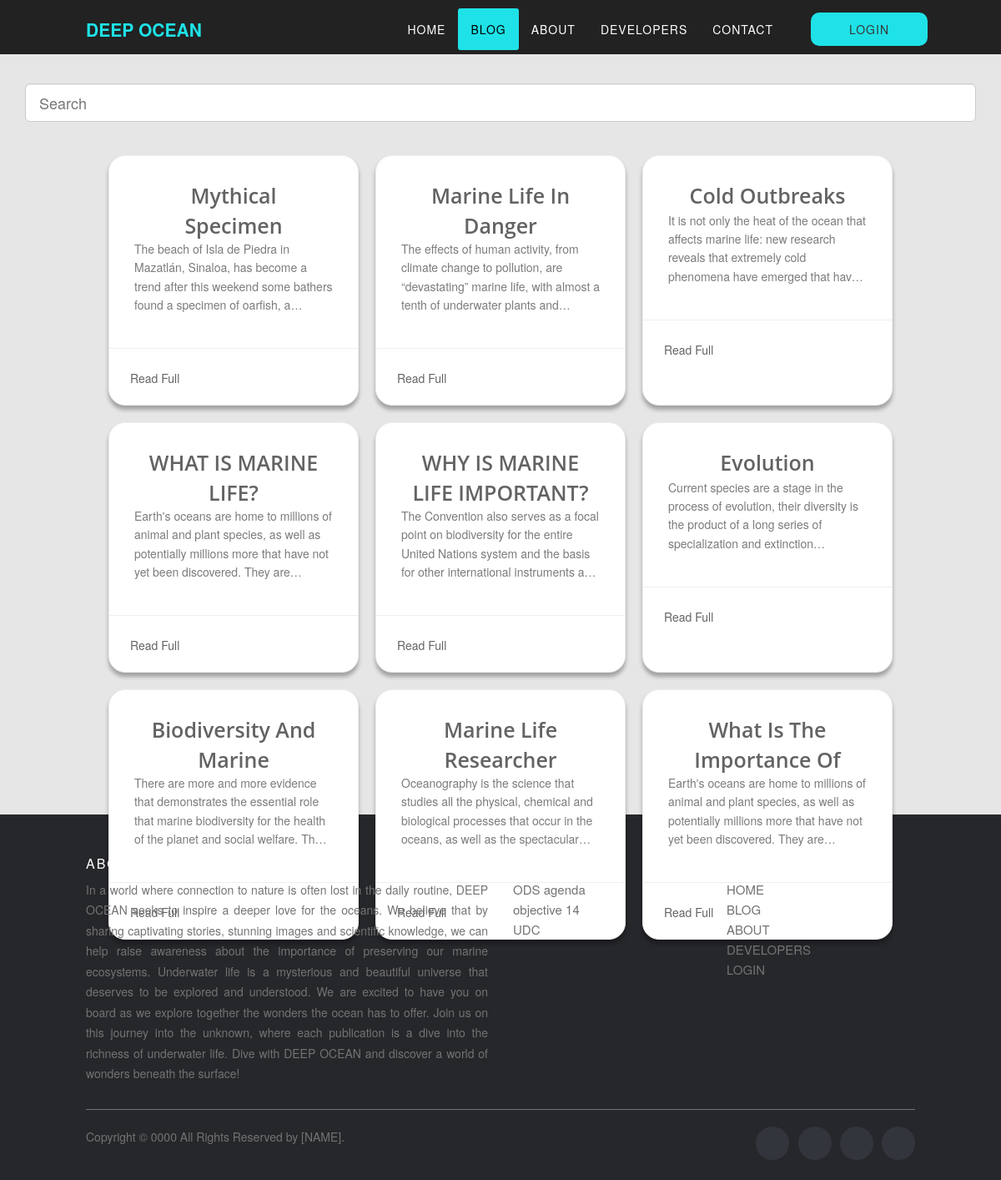
Screenshot of /blog.php with the database file from the repository.
### tables this page shows
CREATE TABLE `texts` (
  `eCodeTexts` int(11) NOT NULL,
  `tContenidoTexts` varchar(1000) NOT NULL,
  `ePosicionTexts` int(11) NOT NULL,
  `epublicacionTexts` int(11) NOT NULL
);

CREATE TABLE `publicaciones` (
  `eCodePublicaciones` int(11) NOT NULL,
  `eUserPublicaciones` int(11) NOT NULL,
  `tTitlePublicaciones` varchar(100) NOT NULL,
  `fCreationPublicaciones` datetime NOT NULL,
  `fUpdatePublicaciones` datetime DEFAULT NULL,
  `eUpdatePublicaciones` int(11) DEFAULT NULL,
  `eCategoriaPublicaciones` int(11) NOT NULL,
  `bStatusPublicaciones` tinyint(1) NOT NULL
);

### db/conexion.php (called while the page is built)
<?php
	class Conexion
	{
        private $host;
        private $db;
        private $user;
        private $password;
        private $charset;
        public function __construct(){
            $this->host     = "localhost";
            $this->db       = "pag_pi";
            $this->user     = "root";
            $this->password = "";
            $this->charset  = "utf8mb4";
        }
        function connect(){
            try{
                $connection = "mysql:host=" . $this->host . ";dbname=". $this->db . ";charset=" . $this->charset;
                $options = [
                    PDO::ATTR_ERRMODE           => PDO::ERRMODE_EXCEPTION,
                    PDO::ATTR_EMULATE_PREPARES  => false,
                ];
                $pdo = new PDO($connection, $this->user, $this->password, $options);
                return $pdo;
            }catch(PDOException $e){
                print_r("Error connection: " . $e-> getMessage());
            }
        }
	}
?>

### db/peticiones/blog.php (called while the page is built, shortened)
<?php
include ("./db/conexion.php");
class Contacto extends Conexion {
    public function obtenerTodasLasPublicaciones() {
        $query = $this->connect()->query("SELECT p.eCodePublicaciones, p.tTitlePublicaciones, t.tContenidoTexts
        FROM publicaciones p
        INNER JOIN texts t On t.ePublicacionTexts = p.eCodePublicaciones
        INNER JOIN categorias c ON c.eCodeCategorias = p.eCategoriaPublicaciones
        WHERE t.ePosicionTexts = 1
        AND p.bStatusPublicaciones = 1
        AND c.bStatusCategorias = 1
        ORDER BY p.eCodePublicaciones DESC;
        ");
        $query->execute();
        if ($query->rowCount()){
            $count = 1;
            foreach ($query as $contenido) {
                $datos['publicacion' . $count] = [
                    'eCodePublicaciones'        =>  $contenido['eCodePublicaciones'],
                    'tTitlePublicaciones'       =>  $contenido['tTitlePublicaciones'],
                    'tContenidoTexts'   =>  $contenido['tContenidoTexts']
                ];
                $count++;
            }
            return $datos;
        } else {
            return false;
        }
    }
}
?>

### blog.php (the view, shortened to what this page needs)
<?php
    include("db/peticiones/blog.php");
    $contacto = new Contacto();
?>
<!DOCTYPE html>
<html lang="en">
    <head>
        <link href="https://cdn.jsdelivr.net/npm/tailwindcss@2.2.19/dist/tailwind.min.css" rel="stylesheet">
        <link rel="stylesheet" href="./source/library/jquery/jquery-ui-1.13.2.min.css">
        <link rel="stylesheet" href="./source/library/bootstrap/bootstrap3.2.0.min.css">
        <link rel="stylesheet" href="./source/library/fontawesome-free-5.15.4-web/css/all.min.css">
        <link rel="stylesheet" href="./css/style_navBar.css">
        <link rel="stylesheet" href="./css/style_default.css">
        <link rel="stylesheet" href="./css/style_blog.css">
        <link rel="stylesheet" href="./css/style_footer.css">
    </head>
    <body>
        <header>
            <?php include 'views/navBar.php'; ?>
        </header>
        <section class="container-search">
            <input class="form-control input-lg" type="text" placeholder="Search">
        </section>
        <section class="cards h-screen">
        <?php
            $publicaciones = $contacto->obtenerTodasLasPublicaciones();
            if ($publicaciones != false){
                foreach ($publicaciones as $publicacion) {
                    ?>
                        <div class="basic-card basic-card-light">
                            <div class="card-content">
                                <span class="card-title"> <?php echo $publicacion['tTitlePublicaciones']; ?> </span>
                                <p class="card-text">
                                    <?php echo $publicacion['tContenidoTexts']; ?>
                                </p>
                            </div>
                            <div class="card-link">
                                <a href="<?php echo "post?post=" . $publicacion['eCodePublicaciones'] ?>" title="Read Full"><span>Read Full</span></a>
                            </div>
                        </div>
                    <?php
                }
            } else {
                echo "<h1>No hay publicaciones</h1>";
            }
        ?>
        </section>
        <?php include 'views/footer.php'; ?>
    </body>
</html>

### css/style_navBar.css (style rules this page uses)
body { overflow-x: hidden; font-family: "Roboto Slab", "Helvetica Neue", Helvetica, Arial, sans-serif; min-height: 100vh; display: flex; flex-direction: column; }
p { font-size: 14px; line-height: 1.75; }
a, a:hover, a:focus, a:active, a.active { outline: 0; }
a { color: #1ee2e7; }
header { max-height: 65px; height: 100%; }

### css/style_blog.css (style rules this page uses)
body { background: #e6e6e6; }
.container-search { margin: 0 auto; margin-top: 10rem; max-width: 1140px; width: 100%; }
.cards { margin: 0 auto; margin-top: 3rem; max-width: 1140px; display: flex; flex-wrap: wrap; justify-content: center; }
.basic-card { width:300px; position: relative; max-height: 300px; overflow: hidden; margin: 1rem; background: white; border-radius: 20px; -webkit-box-shadow: 0px 5px 5px 0px rgba(0,0,0,0.3); -moz-box-shadow: 0px 5px 5px 0px rgba(0,0,0,0.3); -o-box-shadow: 0px 5px 5px 0px rgba(0,0,0,0.3); box-shadow: 0px 5px 5px 0px rgba(0,0,0,0.3); }
.basic-card .card-content { padding: 30px; }
.basic-card .card-title { font-size: 25px; font-family: 'Open Sans', sans-serif; max-height: 70px; max-width: 90% !important; width: 90% !important; overflow: hidden; white-space: normal; text-overflow: ellipsis; display: -webkit-box; -webkit-line-clamp: 2; -webkit-box-orient: vertical; margin-bottom: 10px; color: #252525; font-weight: 600; text-transform: capitalize; text-align: center; display: block; margin: 0 auto; text-align: center; }
.basic-card .card-text { line-height: 1.6; }
.basic-card .card-link { padding: 25px; width: -webkit-fill-available; margin-top: auto; }
.basic-card .card-link a { text-decoration: none; position: relative; padding: 10px 0px; }
.basic-card .card-link a:after { top: 30px; content: ""; display: block; height: 2px; left: 50%; position: absolute; width: 0; -webkit-transition: width 0.3s ease 0s, left 0.3s ease 0s; -moz-transition: width 0.3s ease 0s, left 0.3s ease 0s; -o-transition: width 0.3s ease 0s, left 0.3s ease 0s; transition: width 0.3s ease 0s, left 0.3s ease 0s; }
.basic-card-light { border: 1px solid #eee; }
.basic-card-light .card-title, .basic-card-light .card-link a { color: #636363; }
.basic-card-light .card-text { color: #7b7b7b; min-height: 90px; display: -webkit-box; -webkit-line-clamp: 4; -webkit-box-orient: vertical; overflow: hidden; }
.basic-card-light .card-link { border-top: 1px solid #eee; }
.basic-card-light .card-link a:after { background:#636363; }

### rows the page displays
texts: epublicacionTexts.tTitlePublicaciones "Mythical Specimen", tContenidoTexts "The beach of Isla de Piedra in Mazatlán, Sinaloa, has become a trend after this weekend some bathers found a specimen of oarfish,…"
texts: epublicacionTexts.tTitlePublicaciones "Marine Life In Danger", tContenidoTexts "The effects of human activity, from climate change to pollution, are “devastating” marine life, with almost a tenth of underwater plants…"
texts: epublicacionTexts.tTitlePublicaciones "Cold Outbreaks", tContenidoTexts "It is not only the heat of the ocean that affects marine life: new research reveals that extremely cold phenomena have emerged that…"
texts: epublicacionTexts.tTitlePublicaciones "WHAT IS MARINE LIFE?", tContenidoTexts "Earth's oceans are home to millions of animal and plant species, as well as potentially millions more that have not yet been discovered. They…"
texts: epublicacionTexts.tTitlePublicaciones "WHY IS MARINE LIFE IMPORTANT?", tContenidoTexts "The Convention also serves as a focal point on biodiversity for the entire United Nations system and the basis for other international instruments…"
texts: epublicacionTexts.tTitlePublicaciones "Evolution", tContenidoTexts "Current species are a stage in the process of evolution, their diversity is the product of a long series of specialization and…"
texts: epublicacionTexts.tTitlePublicaciones "Biodiversity And…", tContenidoTexts "There are more and more evidence that demonstrates the essential role that marine biodiversity for the health of the planet and social welfare.…"
texts: epublicacionTexts.tTitlePublicaciones "Marine Life Researcher", tContenidoTexts "Oceanography is the science that studies all the physical, chemical and biological processes that occur in the oceans, as well as the…"
texts: epublicacionTexts.tTitlePublicaciones "What Is The Importance…", tContenidoTexts "Earth's oceans are home to millions of animal and plant species, as well as potentially millions more that have not yet been discovered. They…"
